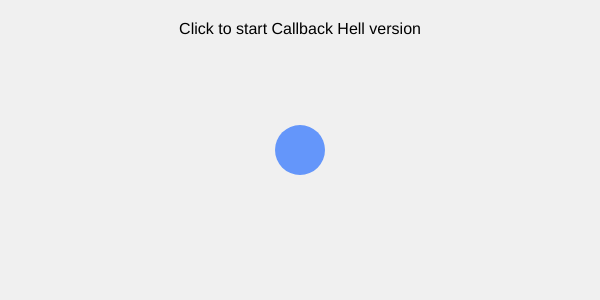
Frame 1 (no input)
Frame 60 (no input): identical to frame 1, image omitted
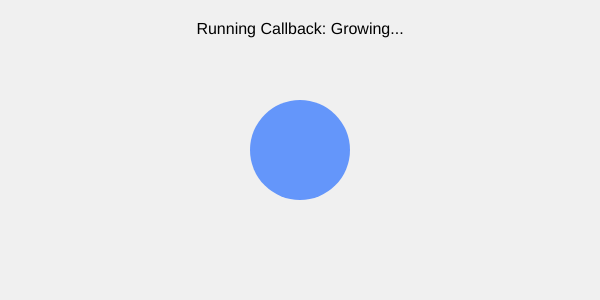
Frame 120 (the mouse pressed at the canvas centre since frame 60)

The p5.js sketch that drew these frames (run headless with seeded random() and noise() and a simulated clock; from frame 60 on, the mouse is pressed at the canvas centre):

// p5.js sketch
// ── sketch.js
// Global variables for circle state
let circleX, circleY;
let circleSize = 50;
let circleColor;
let message = "Click to start animation"; // User feedback

function setup() {
  createCanvas(600, 300);
  circleX = width / 2;
  circleY = height / 2;
  circleColor = color(100, 150, 250); // Initial blue
  textAlign(CENTER, CENTER);
  textSize(16);
  noStroke();

  // Instructions
  message = "Click to start Callback Hell version";
  // Or: message = "Click to start Promise version";
}

function draw() {
  background(240); // Light grey

  // Draw the circle based on current state
  fill(circleColor);
  ellipse(circleX, circleY, circleSize, circleSize);

  // Display status message
  fill(0);
  text(message, width / 2, 30);
}

// Reset function to put the circle back to start
function resetCircle() {
    circleX = width / 2;
    circleY = height / 2;
    circleSize = 50;
    circleColor = color(100, 150, 250);
    console.log("Circle reset.");
}

// We'll call one of the start functions below on mouse press
function mousePressed() {
  // --- CHOOSE ONE TO RUN ---
  startCallbackSequence();
  // startPromiseSequence();
}

// ======= CALLBACK HELL VERSION =======

function startCallbackSequence() {
  if (message.includes("Running")) return; // Prevent multiple runs
  resetCircle(); // Start from known state
  console.log("Starting Callback Sequence...");
  message = "Running Callback: Growing...";

  // Step 1: Grow
  circleSize = 100;
  console.log("Step 1: Growing");

  setTimeout(() => {
    // This function runs after 1000ms
    message = "Running Callback: Changing Color...";
    console.log("Step 2: Changing Color");

    // Step 2: Change color
    circleColor = color(250, 100, 150); // Pink

    setTimeout(() => {
      // This function runs 1000ms after Step 2 started
      message = "Running Callback: Moving...";
      console.log("Step 3: Moving");

      // Step 3: Move right
      circleX = width * 0.75;

      setTimeout(() => {
        // This function runs 1000ms after Step 3 started
        message = "Running Callback: Finishing...";
        console.log("Step 4: Finishing up");

        // Step 4: Maybe a final small change or just log
        // (Imagine adding error handling here... difficult!)

        setTimeout(() => {
           // Final reset step
           console.log("Callback Sequence Finished.");
           message = "Callback finished. Click to restart.";
           resetCircle();
        }, 500); // Final short delay before reset

       // What if you needed to add a Step 3.5? You have to find
       // the right place deep inside the nesting! Error handling
       // also becomes complex, needing checks at each level.

      }, 1000); // Delay for Step 4
    }, 1000); // Delay for Step 3
  }, 1000); // Delay for Step 2
}

// In mousePressed(), make sure you call: startCallbackSequence();
